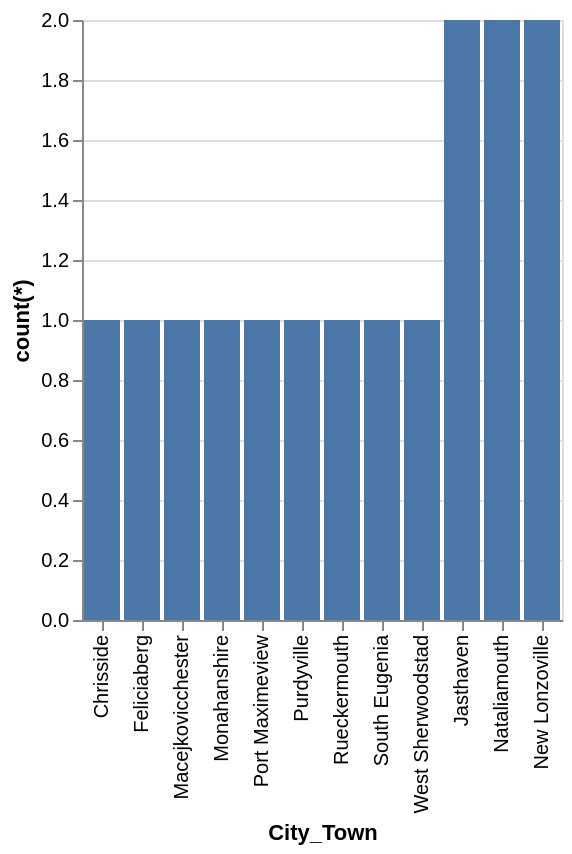

Express this chart as Vega-Lite.
### Vega-Lite specification from a JSON file in a GitHub repository (floating-point values rounded to 4 significant figures)
{"data": {"values": [{"x_data": "Chrisside", "y_data": 1}, {"x_data": "Feliciaberg", "y_data": 1}, {"x_data": "Macejkovicchester", "y_data": 1}, {"x_data": "Monahanshire", "y_data": 1}, {"x_data": "Port Maximeview", "y_data": 1}, {"x_data": "Purdyville", "y_data": 1}, {"x_data": "Rueckermouth", "y_data": 1}, {"x_data": "South Eugenia", "y_data": 1}, {"x_data": "West Sherwoodstad", "y_data": 1}, {"x_data": "Jasthaven", "y_data": 2}, {"x_data": "Nataliamouth", "y_data": 2}, {"x_data": "New Lonzoville", "y_data": 2}]}, "mark": "bar", "encoding": {"x": {"field": "x_data", "type": "nominal", "title": "City_Town", "sort": {"op": "sum", "field": "y_data", "order": "ascending"}}, "y": {"field": "y_data", "type": "quantitative", "title": "count(*)"}}}
